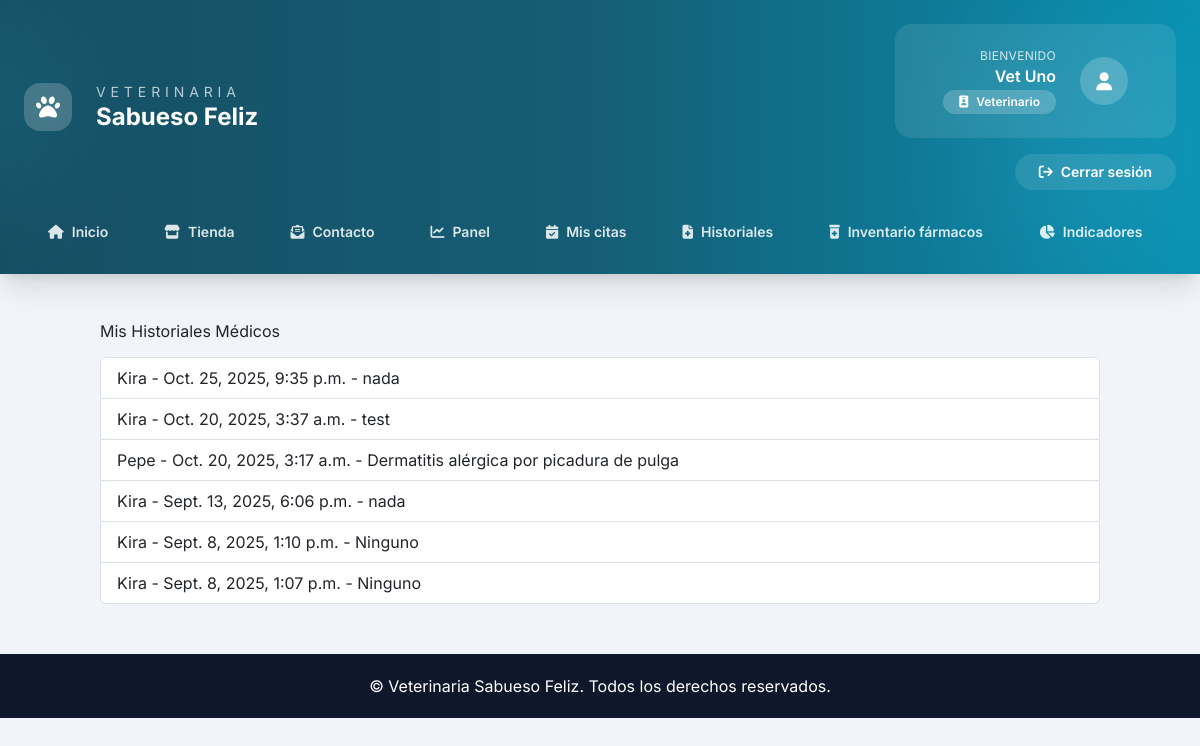
The app's page /mis_historiales/ (signed in) with its own data.
### Core/models.py (models this page shows, shortened)
class User(AbstractUser):
    ROLES = (
        ("ADMIN", "Administrador"),
        ("VET", "Veterinario"),
        ("ADMIN_OP", "Administrativo"),
        ("OWNER", "Propietario"),
    )
    rol = models.CharField(max_length=20, choices=ROLES)
    telefono = models.CharField(max_length=20, blank=True)
    direccion = models.CharField(max_length=200, blank=True)
    activo = models.BooleanField(default=True)
    avatar = models.ImageField(upload_to="avatars/", blank=True, null=True)
    especialidad = models.CharField(max_length=100, blank=True)  # para veterinarios
    sucursal = models.ForeignKey(
        Sucursal,
        on_delete=models.SET_NULL,
        null=True,
        blank=True,
        related_name="usuarios",
    )

class HistorialMedico(models.Model):
    paciente = models.ForeignKey(Paciente, on_delete=models.CASCADE)
    veterinario = models.ForeignKey(User, limit_choices_to={"rol": "VET"}, on_delete=models.SET_NULL, null=True)
    fecha = models.DateTimeField(auto_now_add=True)
    diagnostico = models.TextField()
    tratamiento = models.TextField()
    notas = models.TextField(blank=True)
    peso = models.DecimalField(max_digits=5, decimal_places=2, blank=True, null=True)
    temperatura = models.DecimalField(max_digits=4, decimal_places=1, blank=True, null=True)
    examenes = models.TextField(blank=True)
    imagenes = models.ImageField(upload_to="historial_medico/", blank=True, null=True)
    proximo_control = models.DateField(blank=True, null=True)
    sin_proximo_control = models.BooleanField(default=False)
    cita = models.OneToOneField(
        "Cita",
        on_delete=models.SET_NULL,
        null=True,
        blank=True,
        related_name="historial_medico",
    )

class Paciente(models.Model):
    nombre = models.CharField(max_length=100)
    especie = models.CharField(max_length=50)
    raza = models.CharField(max_length=50, blank=True)
    sexo = models.CharField(max_length=10)
    fecha_nacimiento = models.DateField()
    propietario = models.ForeignKey(Propietario, on_delete=models.CASCADE)
    vacunas = models.TextField(blank=True)
    alergias = models.TextField(blank=True)
    foto = models.ImageField(upload_to="pacientes/", blank=True, null=True)

### Core/views.py (the view)
# urls.py: path('mis_historiales/', views.mis_historiales, name='mis_historiales'),
@login_required
def mis_historiales(request):
    if request.user.rol != "VET":
        messages.error(request, "No tienes permiso para ver esta página.")
        return redirect("dashboard")
    historiales = HistorialMedico.objects.filter(veterinario=request.user).order_by(
        "-fecha"
    )
    return render(request, "core/mis_historiales.html", {"historiales": historiales})

### Core/templates/core/mis_historiales.html (shortened to what this page needs)
{% extends "core/base.html" %}
{% block content %}
<h2>Mis Historiales Médicos</h2>
<ul class="list-group mt-3">
    {% for hist in historiales %}
        <li class="list-group-item">
            {{ hist.paciente.nombre }} - {{ hist.fecha }} - {{ hist.diagnostico }}
        </li>
    {% empty %}
        <li class="list-group-item">No hay historiales médicos asignados</li>
    {% endfor %}
</ul>
{% endblock %}

### Core/templates/core/partials/header.html (shortened to what this page needs)
{% with current=request.resolver_match.url_name %}
<header class="relative overflow-hidden bg-gradient-to-r from-cyan-900 via-cyan-800 to-cyan-600 text-white shadow-xl">
    <div class="pointer-events-none absolute inset-0 opacity-20">
        <div class="absolute -left-32 top-0 h-48 w-48 rounded-full bg-cyan-400/60 blur-3xl"></div>
        <div class="absolute right-0 top-10 h-56 w-56 rounded-full bg-sky-300/50 blur-3xl"></div>
    </div>
    <div class="relative z-10 max-w-7xl mx-auto px-4 sm:px-6 lg:px-8 py-6">
        <div class="flex flex-col gap-6">
            <div class="flex flex-col gap-4 lg:flex-row lg:items-center lg:justify-between">
                <div class="flex items-center gap-4">
                    <div class="flex h-12 w-12 items-center justify-center rounded-2xl bg-white/20">
                        <i class="fas fa-paw text-2xl"></i>
                    </div>
                    <div>
                        <p class="text-sm uppercase tracking-[0.35em] text-white/70">Veterinaria</p>
                        <a href="{% url 'landing' %}" class="text-2xl font-bold leading-tight text-white hover:text-cyan-100">
                            Sabueso Feliz
                        </a>
                    </div>
                </div>
                {% if request.user.is_authenticated %}
                    <div class="flex flex-col gap-3 text-white lg:items-end">
                        <div class="flex items-center gap-4 rounded-2xl bg-white/10 px-5 py-4 backdrop-blur">
                            <div class="text-right">
                                <p class="text-xs uppercase tracking-wide text-white/80">Bienvenido</p>
                                <p class="font-semibold">{{ request.user.get_full_name|default:request.user.username }}</p>
                                <span class="inline-flex items-center gap-2 rounded-full bg-white/20 px-3 py-1 text-xs font-semibold">
                                    <i class="fas fa-id-badge"></i>
                                    {{ request.user.get_rol_display }}
                                </span>
                            </div>
                            <div class="flex h-12 w-12 items-center justify-center rounded-full bg-white/20">
                                <i class="fas fa-user text-lg"></i>
                            </div>
                        </div>
                        <div class="flex flex-wrap items-center justify-end gap-2">
                            <a href="{% url 'logout' %}"
                               class="inline-flex items-center gap-2 rounded-full bg-white/10 px-4 py-2 text-sm font-semibold transition hover:bg-white/20">
                                <i class="fas fa-arrow-right-from-bracket"></i>
                                Cerrar sesión
                            </a>
                        </div>
                    </div>
                {% endif %}
            </div>
            <nav class="flex flex-wrap items-center gap-2">
                <a href="{% url 'landing' %}"
                   class="rounded-full px-4 py-2 text-sm font-semibold transition-colors {% if current == 'landing' %}bg-white text-cyan-900 shadow{% else %}text-white/85 hover:bg-white/10{% endif %}">
                    <i class="fas fa-home mr-2"></i>Inicio
                </a>
                <a href="{% url 'tienda' %}"
                   class="rounded-full px-4 py-2 text-sm font-semibold transition-colors {% if current == 'tienda' or current == 'detalle_producto' %}bg-white text-cyan-900 shadow{% else %}text-white/85 hover:bg-white/10{% endif %}">
                    <i class="fas fa-store mr-2"></i>Tienda
                </a>
                <a href="{% url 'contacto' %}"
                   class="rounded-full px-4 py-2 text-sm font-semibold transition-colors {% if current == 'contacto' %}bg-white text-cyan-900 shadow{% else %}text-white/85 hover:bg-white/10{% endif %}">
                    <i class="fas fa-envelope-open-text mr-2"></i>Contacto
                </a>
                {% if request.user.is_authenticated %}
                    <a href="{% url 'dashboard' %}"
                       class="rounded-full px-4 py-2 text-sm font-semibold transition-colors {% if current == 'dashboard' %}bg-white text-cyan-900 shadow{% else %}text-white/85 hover:bg-white/10{% endif %}">
                        <i class="fas fa-chart-line mr-2"></i>Panel
                    </a>
                    {% if request.user.rol == "ADMIN" %}
                        <a href="{% url 'dashboard_veterinarios' %}"
                           class="rounded-full px-4 py-2 text-sm font-semibold transition-colors {% if current == 'dashboard_veterinarios' %}bg-white text-cyan-900 shadow{% else %}text-white/85 hover:bg-white/10{% endif %}">
                            <i class="fas fa-user-md mr-2"></i>Equipo
                        </a>
                        <a href="{% url 'admin_productos_list' %}"
                           class="rounded-full px-4 py-2 text-sm font-semibold transition-colors {% if current == 'admin_productos_list' %}bg-white text-cyan-900 shadow{% else %}text-white/85 hover:bg-white/10{% endif %}">
                            <i class="fas fa-box-open mr-2"></i>Inventario
                        </a>
                    {% elif request.user.rol == "ADMIN_OP" %}
                        <a href="{% url 'dashboard_veterinarios' %}"
                           class="rounded-full px-4 py-2 text-sm font-semibold transition-colors {% if current == 'dashboard_veterinarios' %}bg-white text-cyan-900 shadow{% else %}text-white/85 hover:bg-white/10{% endif %}">
                            <i class="fas fa-user-md mr-2"></i>Equipo
                        </a>
                    {% elif request.user.rol == "VET" %}
                        <a href="{% url 'mis_citas' %}"
                           class="rounded-full px-4 py-2 text-sm font-semibold transition-colors {% if current == 'mis_citas' or current == 'detalle_cita' %}bg-white text-cyan-900 shadow{% else %}text-white/85 hover:bg-white/10{% endif %}">
                            <i class="fas fa-calendar-check mr-2"></i>Mis citas
                        </a>
                        <a href="{% url 'historial_medico_vet' %}"
                           class="rounded-full px-4 py-2 text-sm font-semibold transition-colors {% if current == 'historial_medico_vet' or current == 'detalle_historial' %}bg-white text-cyan-900 shadow{% else %}text-white/85 hover:bg-white/10{% endif %}">
                            <i class="fas fa-file-medical mr-2"></i>Historiales
                        </a>
                        <a href="{% url 'inventario_farmacos_veterinario' %}"
                           class="rounded-full px-4 py-2 text-sm font-semibold transition-colors {% if current == 'inventario_farmacos_veterinario' %}bg-white text-cyan-900 shadow{% else %}text-white/85 hover:bg-white/10{% endif %}">
                            <i class="fas fa-prescription-bottle-medical mr-2"></i>Inventario fármacos
                        </a>
                        <a href="{% url 'dashboard_veterinarios' %}"
                           class="rounded-full px-4 py-2 text-sm font-semibold transition-colors {% if current == 'dashboard_veterinarios' or current == 'dashboard_veterinarios_indicadores' %}bg-white text-cyan-900 shadow{% else %}text-white/85 hover:bg-white/10{% endif %}">
                            <i class="fas fa-chart-pie mr-2"></i>Indicadores
                        </a>
                    {% endif %}
                {% endif %}
            </nav>
        </div>
    </div>
</header>
{% endwith %}

### Core/templates/core/base.html (style rules this page uses)
body { font-family: 'Inter', sans-serif; background-color: #f5f7fa; }

### records on screen
User: user.get_full_name "Vet Uno", user.rol "Veterinario"
HistorialMedico: paciente.nombre "Kira", fecha "Oct. 25, 2025, 9:35 p.m.", diagnostico "nada"
HistorialMedico: paciente.nombre "Kira", fecha "Oct. 20, 2025, 3:37 a.m.", diagnostico "test"
HistorialMedico: paciente.nombre "Pepe", fecha "Oct. 20, 2025, 3:17 a.m.", diagnostico "Dermatitis alérgica por picadura de pulga"
HistorialMedico: paciente.nombre "Kira", fecha "Sept. 13, 2025, 6:06 p.m.", diagnostico "nada"
HistorialMedico: paciente.nombre "Kira", fecha "Sept. 8, 2025, 1:10 p.m.", diagnostico "Ninguno"
HistorialMedico: paciente.nombre "Kira", fecha "Sept. 8, 2025, 1:07 p.m.", diagnostico "Ninguno"
